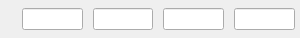
<?xml version="1.0" encoding="UTF-8"?>
<ui version="4.0">
 <class>Form</class>
 <widget class="QWidget" name="Form">
  <property name="geometry">
   <rect>
    <x>0</x>
    <y>0</y>
    <width>300</width>
    <height>38</height>
   </rect>
  </property>
  <property name="minimumSize">
   <size>
    <width>300</width>
    <height>32</height>
   </size>
  </property>
  <property name="maximumSize">
   <size>
    <width>300</width>
    <height>38</height>
   </size>
  </property>
  <property name="windowTitle">
   <string>Form</string>
  </property>
  <layout class="QVBoxLayout" name="verticalLayout">
   <property name="spacing">
    <number>0</number>
   </property>
   <property name="leftMargin">
    <number>0</number>
   </property>
   <property name="topMargin">
    <number>0</number>
   </property>
   <property name="rightMargin">
    <number>0</number>
   </property>
   <property name="bottomMargin">
    <number>0</number>
   </property>
   <item>
    <layout class="QGridLayout" name="gridLayout">
     <property name="leftMargin">
      <number>5</number>
     </property>
     <property name="topMargin">
      <number>5</number>
     </property>
     <property name="rightMargin">
      <number>5</number>
     </property>
     <property name="bottomMargin">
      <number>5</number>
     </property>
     <property name="horizontalSpacing">
      <number>10</number>
     </property>
     <property name="verticalSpacing">
      <number>5</number>
     </property>
     <item row="0" column="0">
      <widget class="PyDMLabel" name="PyDMLabel">
       <property name="toolTip">
        <string/>
       </property>
       <property name="whatsThis">
        <string/>
       </property>
       <property name="channel" stdset="0">
        <string>ca://${MOTOR}.DESC</string>
       </property>
       <property name="displayFormat" stdset="0">
        <enum>PyDMLabel::String</enum>
       </property>
      </widget>
     </item>
     <item row="0" column="3">
      <widget class="QLineEdit" name="initPos">
       <property name="sizePolicy">
        <sizepolicy hsizetype="Fixed" vsizetype="Fixed">
         <horstretch>0</horstretch>
         <verstretch>0</verstretch>
        </sizepolicy>
       </property>
       <property name="minimumSize">
        <size>
         <width>50</width>
         <height>0</height>
        </size>
       </property>
      </widget>
     </item>
     <item row="0" column="2">
      <widget class="QLineEdit" name="hiBound">
       <property name="sizePolicy">
        <sizepolicy hsizetype="Fixed" vsizetype="Fixed">
         <horstretch>0</horstretch>
         <verstretch>0</verstretch>
        </sizepolicy>
       </property>
       <property name="minimumSize">
        <size>
         <width>50</width>
         <height>0</height>
        </size>
       </property>
      </widget>
     </item>
     <item row="0" column="1">
      <widget class="QLineEdit" name="lowBound">
       <property name="sizePolicy">
        <sizepolicy hsizetype="Fixed" vsizetype="Fixed">
         <horstretch>0</horstretch>
         <verstretch>0</verstretch>
        </sizepolicy>
       </property>
       <property name="minimumSize">
        <size>
         <width>50</width>
         <height>0</height>
        </size>
       </property>
      </widget>
     </item>
     <item row="0" column="4">
      <widget class="QLineEdit" name="bestPos">
       <property name="sizePolicy">
        <sizepolicy hsizetype="Fixed" vsizetype="Fixed">
         <horstretch>0</horstretch>
         <verstretch>0</verstretch>
        </sizepolicy>
       </property>
       <property name="minimumSize">
        <size>
         <width>50</width>
         <height>0</height>
        </size>
       </property>
      </widget>
     </item>
    </layout>
   </item>
  </layout>
 </widget>
 <customwidgets>
  <customwidget>
   <class>PyDMLabel</class>
   <extends>QLabel</extends>
   <header>pydm.widgets.label</header>
  </customwidget>
 </customwidgets>
 <resources/>
 <connections/>
</ui>
